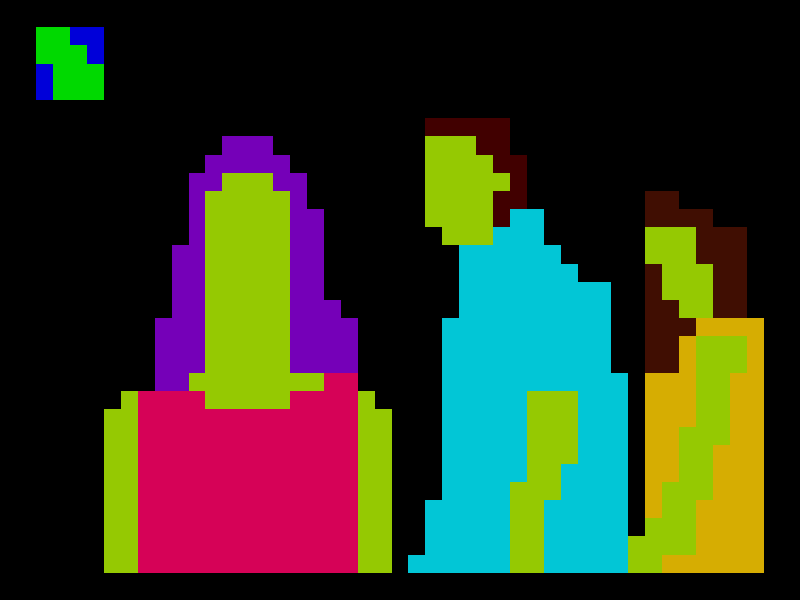

The R script that drew this image:
library(tidyverse)

tibble(x = 1:43,
       stup_r_bar_charts_arms = c(rep(0,4),9,10,rep(0,13),10,9,rep(0,42 - 20)),
       stup_r_bar_charts_shirt = c(rep(0,6),rep(10,4),rep(9,5),rep(10,2),rep(11,2),rep(0,42 - 18)),
       stup_r_bar_charts_face = c(rep(0,9),1,12,rep(13,3),12,rep(1,2),rep(0,42 - 16)),
       stup_r_bar_charts_hair = c(rep(0,7),4,8,11,2,rep(2,3),2,11,9,4,3,rep(0,42 - 18)),
       me_r_bar_shirt_1 = c(rep(0,22),1,4,14,rep(18,2),19,rep(0,2),4,6,rep(16,2),11,rep(0,42 - 34)),
       me_r_bar_shirt_2 = c(rep(0,28),15,10,8,7,rep(0,42 - 31)),
       me_r_bar_arm_1 = c(rep(0,28),5,10,rep(0,42 - 29)),
       me_r_bar_arm_2 = c(rep(0,30),6,4,rep(0,42 - 31)),
       me_r_bar_face_1 = c(rep(0,23),5,rep(6,2),5,1,rep(0,42 - 27)),
       me_r_bar_hair_1 = c(rep(0,23),rep(1,3),2,3,rep(0,42 - 27)),
       me_r_bar_hair_2 = c(rep(0,27),2,3,rep(0,42 - 28)),
       useful_things_arm_1 = c(rep(0,35),2,3,4,7,9,6,2,rep(0,42 - 41)),
       useful_things_shirt_1 = c(rep(0,36),8,6,5,rep(1,3),rep(0,42 - 41)),
       useful_things_shirt_2 = c(rep(0,37),1,1,4,7,11,14),
       useful_things_face_1 = c(rep(0,36),2,4,5,3,rep(0,42 - 39)),
       useful_things_hair_1 = c(rep(0,36),6,4,1,0,rep(5,2),rep(0,42 - 41)),
       useful_things_hair_2 = c(rep(0,36),rep(2,2),1,3,rep(0,42 - 39)),
       void_space = c(rep(0,23),15,4,rep(0,42 - 24)),
       mother_earth_land = c(2,4,3,2,rep(0,43 - 4)),
       mother_earth_sea_1 = c(2,rep(0,43 - 1)),
       mother_earth_sea_2 = c(rep(0,2),1,2,rep(0,43 - 4)),
       mother_earth_void_space = c(rep(26,4),rep(0,43 - 4))) %>%
    gather('VAR1','VAL',-x) %>%
    ggplot(aes(x = x, y = VAL,
               fill = factor(VAR1,levels = c('mother_earth_sea_2','mother_earth_land','mother_earth_sea_1','mother_earth_void_space',
                                        'stup_r_bar_charts_hair','stup_r_bar_charts_face','stup_r_bar_charts_shirt','stup_r_bar_charts_arms',
                                        'me_r_bar_hair_1','me_r_bar_face_1','me_r_bar_hair_2','void_space','me_r_bar_shirt_2','me_r_bar_arm_2',
                                        'me_r_bar_shirt_1','me_r_bar_arm_1','useful_things_hair_2','useful_things_face_1','useful_things_hair_1',
                                        'useful_things_shirt_1','useful_things_arm_1','useful_things_shirt_2')))) +
    geom_col(width = 1,alpha = 0.85) +
    scale_fill_manual(values = c('blue','green','blue','black','#8a00d8','#afec03','#fb0367','#afec03','#4d0000','#afec03','#4d0000','black',
                                 '#03e8fb','#afec03','#03e8fb','#afec03','#4b1103','#afec03','#4b1103','#fbcb03','#afec03','#fbcb03')) +
    theme_void() +
    theme(legend.position = 'none',panel.background = element_rect(fill = "black"))
